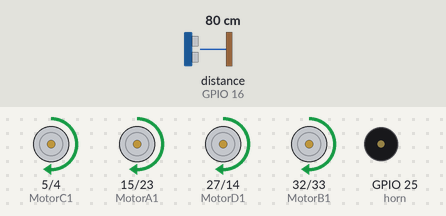
Simulated run of this sketch. Board: ESP32. Shown: motor-driver pin pairs drawn as motors (green arrow = first pin HIGH = forward, orange = second pin HIGH = backward, longer = more drive), buzzer (waves = sounding, pin HIGH). Wiring (inferred from the names in the program): ultrasonic range finder: trigger GPIO 17; echo GPIO 16. The test bench sets the inputs (shaded band); at power-on: distance to the obstacle (sensor on GPIO 16) 80 cm. The echo pulse lasts 58.3 µs per cm; pins used as bus, display or sensor lines are not drawn.

Above: at 2.7 s.
2.8 s: distance to the obstacle (sensor on GPIO 16) set to 9 cm
4.3 s: distance to the obstacle (sensor on GPIO 16) set to 6 cm
At 4.9 s:
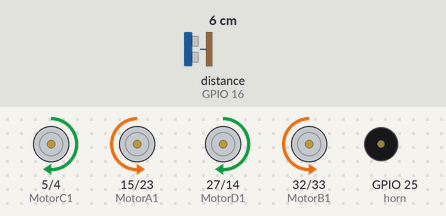
At 5.86 s:
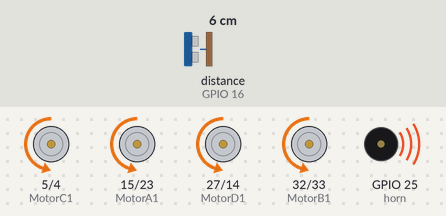
Timing chart, 0 to 13.3 s (numbered marks = the images above; inputs shaded):
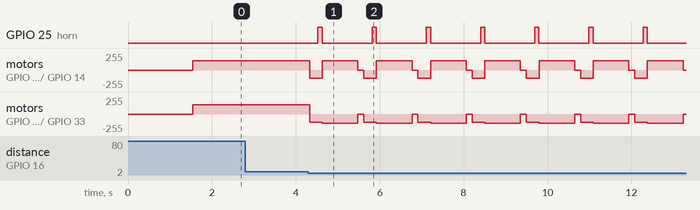

The sketch:

SonicBot.ino
```cpp
//"""REX 8in1 Sonic Bot"""
// ESP32 Board Versiyonu 2.0.11 olmalıdır

int trigPin = 17;    // Ultrasonik sensör için trigger pini
int echoPin = 16;    // Ultrasonik sensör için echo pini
long duration, cm;   // Mesafe ölçümü için değişkenler

// Motor hızlarının tanımlanması
#define SLOW 120     // Yavaş hız
#define MID 140      // Orta hız
#define FAST 110     // Hızlı dönüş için kullanılacak değer

// Motor pinlerinin tanımlanması
#define MotorA1 15
#define MotorA2 23
#define MotorB1 32
#define MotorB2 33
#define MotorC1 5
#define MotorC2 4
#define MotorD1 27
#define MotorD2 14

// Buzzer pini tanımı
#define horn 25

// PWM özelliklerinin ayarlanması
const int freq = 50;  // PWM frekansı
const int resolution = 8;  // PWM çözünürlüğü (8-bit)

// Her motor için ayrı PWM kanalı tanımlanıyor
const int PWMchannel_1 = 4;
const int PWMchannel_2 = 5;
const int PWMchannel_3 = 6;
const int PWMchannel_4 = 7;
const int PWMchannel_5 = 8;
const int PWMchannel_6 = 9;
const int PWMchannel_7 = 10;
const int PWMchannel_8 = 11;

void setup() {
  Serial.begin(115200);  // Seri monitör başlatılıyor

  // Ultrasonik sensör pin modları ayarlanıyor
  pinMode(trigPin, OUTPUT);
  pinMode(echoPin, INPUT);

  // Buzzer ve motor pinleri çıkış olarak ayarlanıyor
  pinMode(horn, OUTPUT);
  pinMode(MotorA1, OUTPUT); pinMode(MotorA2, OUTPUT);
  pinMode(MotorB1, OUTPUT); pinMode(MotorB2, OUTPUT);
  pinMode(MotorC1, OUTPUT); pinMode(MotorC2, OUTPUT);
  pinMode(MotorD1, OUTPUT); pinMode(MotorD2, OUTPUT);

  // Her motor pini için PWM kanalı yapılandırılıyor
  ledcSetup(PWMchannel_1, freq, resolution); ledcAttachPin(MotorA1, PWMchannel_1);
  ledcSetup(PWMchannel_2, freq, resolution); ledcAttachPin(MotorA2, PWMchannel_2);
  ledcSetup(PWMchannel_3, freq, resolution); ledcAttachPin(MotorB1, PWMchannel_3);
  ledcSetup(PWMchannel_4, freq, resolution); ledcAttachPin(MotorB2, PWMchannel_4);
  ledcSetup(PWMchannel_5, freq, resolution); ledcAttachPin(MotorC1, PWMchannel_5);
  ledcSetup(PWMchannel_6, freq, resolution); ledcAttachPin(MotorC2, PWMchannel_6);
  ledcSetup(PWMchannel_7, freq, resolution); ledcAttachPin(MotorD1, PWMchannel_7);
  ledcSetup(PWMchannel_8, freq, resolution); ledcAttachPin(MotorD2, PWMchannel_8);

  delay(1500);  // Başlangıçta bekleme süresi
}

void loop() {
  distance();  // Mesafe ölçülüyor

  if (cm < 8) { // Eğer engel 8 cm'den yakınsa:
    backward();  // Geri git
    digitalWrite(horn, HIGH);  // Buzzer çal
    delay(100);
    digitalWrite(horn, LOW);
    delay(1);
    left();      // Sola dön
    stop();      // Dur
    delay(100);
  } else {
    forward();   // Engel yoksa ileri git
  }
}

// İleri gitme fonksiyonu
void forward() {
  ledcWrite(PWMchannel_1, MID);
  ledcWrite(PWMchannel_2, LOW);
  ledcWrite(PWMchannel_3, MID);
  ledcWrite(PWMchannel_4, LOW);
  ledcWrite(PWMchannel_5, MID);
  ledcWrite(PWMchannel_6, LOW);
  ledcWrite(PWMchannel_7, MID);
  ledcWrite(PWMchannel_8, LOW);
}

// Sağa dönme fonksiyonu
void right() {
  ledcWrite(PWMchannel_1, LOW);
  ledcWrite(PWMchannel_2, FAST);
  ledcWrite(PWMchannel_3, FAST);
  ledcWrite(PWMchannel_4, LOW);
  ledcWrite(PWMchannel_5, LOW);
  ledcWrite(PWMchannel_6, FAST);
  ledcWrite(PWMchannel_7, LOW);
  ledcWrite(PWMchannel_8, FAST);
  delay(1000);
}

// Sola dönme fonksiyonu
void left() {
  ledcWrite(PWMchannel_1, LOW);
  ledcWrite(PWMchannel_2, MID);
  ledcWrite(PWMchannel_3, LOW);
  ledcWrite(PWMchannel_4, MID);
  ledcWrite(PWMchannel_5, MID);
  ledcWrite(PWMchannel_6, LOW);
  ledcWrite(PWMchannel_7, MID);
  ledcWrite(PWMchannel_8, LOW);
  delay(850);
}

// Robotu durdurma fonksiyonu
void stop() {
  ledcWrite(PWMchannel_1, LOW);
  ledcWrite(PWMchannel_2, LOW);
  ledcWrite(PWMchannel_3, LOW);
  ledcWrite(PWMchannel_4, LOW);
  ledcWrite(PWMchannel_5, LOW);
  ledcWrite(PWMchannel_6, LOW);
  ledcWrite(PWMchannel_7, LOW);
  ledcWrite(PWMchannel_8, LOW);
}

// Geri gitme fonksiyonu
void backward() {
  ledcWrite(PWMchannel_1, LOW);
  ledcWrite(PWMchannel_2, SLOW);
  ledcWrite(PWMchannel_3, LOW);
  ledcWrite(PWMchannel_4, SLOW);
  ledcWrite(PWMchannel_5, LOW);
  ledcWrite(PWMchannel_6, SLOW);
  ledcWrite(PWMchannel_7, LOW);
  ledcWrite(PWMchannel_8, SLOW);
  delay(200);
}

// Ultrasonik sensör ile mesafe ölçme fonksiyonu
void distance() {
  delay(40);
  digitalWrite(trigPin, LOW);
  delayMicroseconds(5);

  digitalWrite(trigPin, HIGH);     // 10 mikro saniyelik sinyal gönderilir
  delayMicroseconds(10);

  digitalWrite(trigPin, LOW);

  duration = pulseIn(echoPin, HIGH);  // Yankı süresi ölçülür
  cm = (duration / 2) / 29.1;         // cm cinsine çevrilir
}
```

Measured:
- the behaviour switches between 8 and 7 cm on distance to the obstacle (sensor on GPIO 16) (found by bisection; images 0 and 1)
- after the input at 2.8 s, every drawn part: stays the same
- after the input at 4.3 s, GPIO 25 (horn): alternates HIGH for 0.10 s and LOW for 1.2 s, starting after 0.23 s; motor on GPIO 5 (MotorC1) / GPIO 4 (MotorC2): forward 139/255 → backward 120/255 at once, then repeats every 1.3 s: forward 139/255 0.85 s, stopped 0.14 s, backward 120/255 0.30 s
